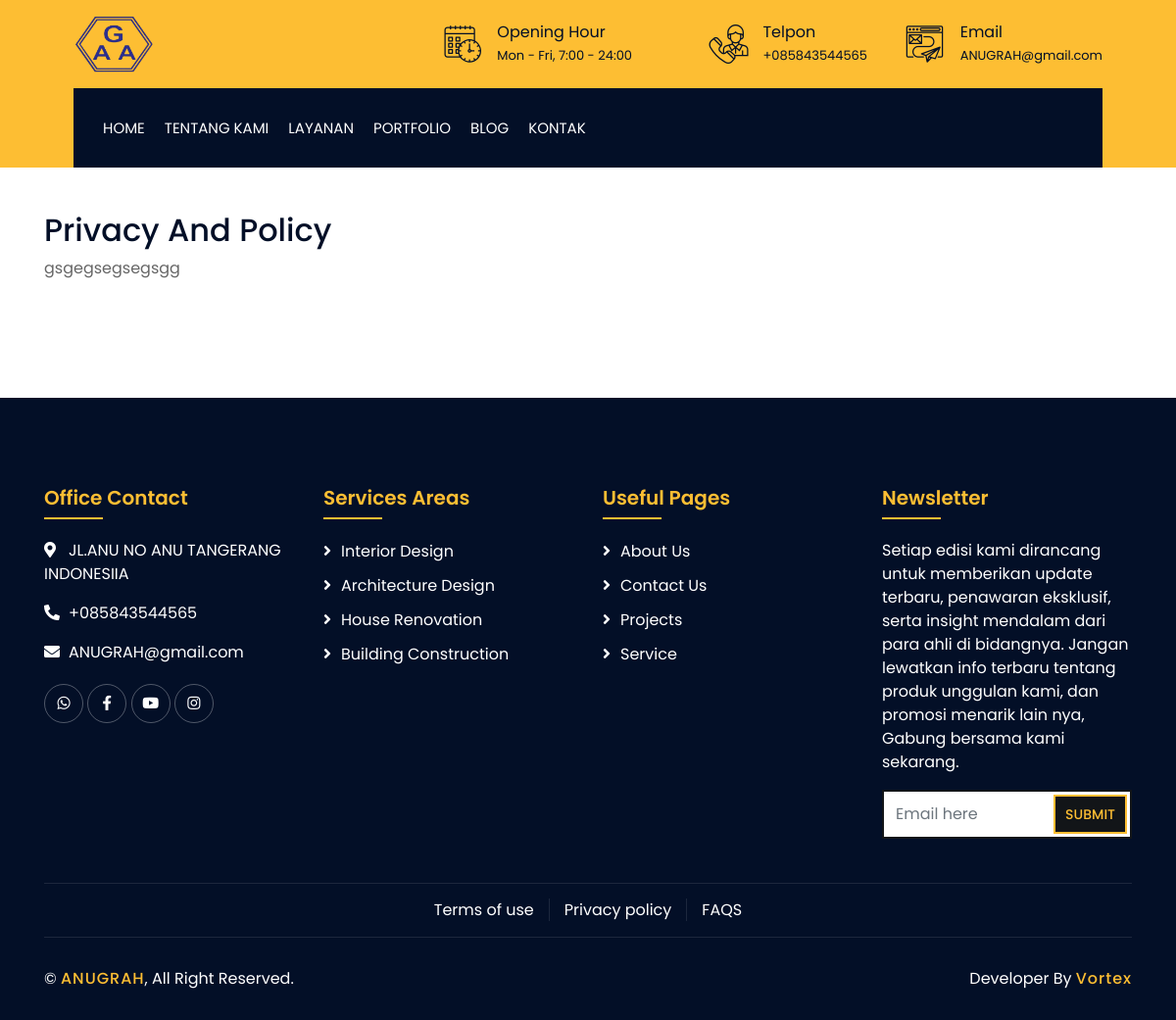
Screenshot of /index.php/main/privacy with the database file from the repository.
### tables this page shows
CREATE TABLE `set_app` (
  `id` int NOT NULL,
  `app_name` varchar(100) NOT NULL,
  `title` varchar(190) NOT NULL,
  `deskripsi` varchar(190) NOT NULL,
  `email` varchar(100) NOT NULL,
  `telpon` varchar(20) NOT NULL,
  `logo` varchar(100) NOT NULL,
  `addres` varchar(100) NOT NULL,
  `keyword` varchar(225) NOT NULL,
  `map` text NOT NULL,
  `favicon` varchar(160) NOT NULL
);

CREATE TABLE `set_privacy` (
  `id` int NOT NULL,
  `title` varchar(221) NOT NULL,
  `body` longtext NOT NULL
);

CREATE TABLE `tbl_service` (
  `id` int NOT NULL,
  `title` varchar(190) NOT NULL,
  `body` text NOT NULL,
  `images` text NOT NULL,
  `private` int NOT NULL,
  `slug` varchar(225) NOT NULL,
  `meta_deskripsi` varchar(190) NOT NULL,
  `keyword` varchar(225) NOT NULL
);

### application/controllers/Main.php (called while the page is built, shortened)
<?php
class Main extends CI_Controller
{
    public function __construct()
    {
        $this->load->model('Main_m', 'models');
    }
    function static()
    {
        $data['header'] = 'pages/public/builder/header';
        $data['nav'] = 'pages/public/builder/nav';
        $data['footer'] = 'pages/public/builder/footer';
        return $data;
    }
    public function privacy()
    {
        $blog_title = $this->models->fetc_where_data('tbl_meta_pages', 'pages', 'PRIVACY');
        $data['body'] = 'pages/public/builder/component/privacy';
        $data['static'] = $this->static();
        $data['seo_title'] = $blog_title['meta_title'];
        $data['seo_deskripsi'] = app('deskripsi');
        $data['seo_keyword'] = app('keyword');
        $data['robots'] = 'all, index, follow';
        $data['ogImages'] = base_url('assets/public/img/') . app('logo');
        $data['ogAlt'] = 'all, index, follow';
        $data['meta_blog'] = $this->models->fetc_where_data('tbl_meta_pages', 'pages', 'BLOG');
        $data['breadcump_1'] = $this->uri->segment(1);
        $data['field'] = $this->models->fetc_where_data('set_privacy', 'id', 1);
        $this->load->view('main', $data);
    }
}

### index.php (called while the page is built, shortened)
<?php
require_once BASEPATH.'core/CodeIgniter.php';

### application/helpers/app_helper.php (called while the page is built, shortened)
<?php
function app($x)
{
    $ci = get_instance();
    $q = $ci->db->get_where('set_app', ['id' => 1])->row_array();
    if ($x == 'telpon') {
        $r = $q['telpon'];
    } elseif (($x == 'email')) {
        $r = $q['email'];
    } elseif (($x == 'app_name')) {
        $r = $q['app_name'];
    } elseif (($x == 'logo')) {
        $r = $q['logo'];
    } elseif (($x == 'addres')) {
        $r = $q['addres'];
    } elseif (($x == 'app_name')) {
        $r = $q['app_name'];
    } elseif (($x == 'deskripsi')) {
        $r = $q['deskripsi'];
    } elseif (($x == 'keyword')) {
        $r = $q['keyword'];
    } elseif (($x == 'title')) {
        $r = $q['title'];
    } elseif (($x == 'map')) {
        $r = $q['map'];
    } elseif (($x == 'favicon')) {
        $r = $q['favicon'];
    }
    return $r;
}
function media($x)
{
    $ci = get_instance();
    $q = $ci->db->get_where('set_media', ['media' => $x])->row_array();
    return $q['link'];
}
function get_db($table)
{
    $ci = get_instance();
    $ci->db->limit(6);
    $ci->db->order_by('id', 'DESC');
    $q = $ci->db->get($table)->result();
    return $q;
}

### application/models/Main_m.php (called while the page is built, shortened)
<?php defined('BASEPATH') or exit('No direct script access allowed');
class Main_m extends CI_Model
{
    public function fetc_where_data($table, $where, $field)
    {
        $query = $this->db->get_where($table, [$where => $field])->row_array();
        return $query;
    }
}

### application/views/pages/public/builder/component/privacy.php (the view, shortened to what this page needs)
<div class="single">
    <div class="container">
        <div class="row">
            <div class="col-lg-12">
                <div class="single-content wow fadeInUp">
                    <h2><?= $field['title'] ?></h2>
                    <?= $field['body'] ?>
                </div>
            </div>
        </div>
    </div>
</div>

### application/views/pages/public/builder/nav.php (shortened to what this page needs)
<div class="wrapper">
    <div class="top-bar">
        <div class="container-fluid">
            <div class="row align-items-center">
                <div class="col-lg-4 col-md-12">
                    <div class="logo">
                        <a href="index.html">
                            <img src="<?= htmlentities(base_url('assets/public/img/') . app('logo'), ENT_QUOTES) ?>"
                                alt="<?= htmlentities(app('app_name')) ?>">
                        </a>
                    </div>
                </div>
                <div class="col-lg-8 col-md-7 d-none d-lg-block">
                    <div class="row">
                        <div class="col-4">
                            <div class="top-bar-item">
                                <div class="top-bar-icon">
                                    <i class="flaticon-calendar"></i>
                                </div>
                                <div class="top-bar-text">
                                    <h3>Opening Hour</h3>
                                    <p>Mon - Fri, 7:00 - 24:00</p>
                                </div>
                            </div>
                        </div>
                        <div class="col-4">
                            <div class="top-bar-item">
                                <div class="top-bar-icon">
                                    <i class="flaticon-call"></i>
                                </div>
                                <div class="top-bar-text">
                                    <h3>Telpon</h3>
                                    <p>+<?= app('telpon') ?></p>
                                </div>
                            </div>
                        </div>
                        <div class="col-4">
                            <div class="top-bar-item">
                                <div class="top-bar-icon">
                                    <i class="flaticon-send-mail"></i>
                                </div>
                                <div class="top-bar-text">
                                    <h3>Email</h3>
                                    <p><?= app('email') ?></p>
                                </div>
                            </div>
                        </div>
                    </div>
                </div>
            </div>
        </div>
    </div>
    <div class="nav-bar">
        <div class="container-fluid">
            <nav class="navbar navbar-expand-lg bg-dark navbar-dark">
                <div class="collapse navbar-collapse justify-content-between" id="navbarCollapse">
                    <div class="navbar-nav mr-auto">
                        <a href="<?= base_url() ?>" class="nav-item nav-link <?php if ($this->uri->segment(1) == '') {
                                                                                    echo 'active';
                                                                                } ?>">Home</a>
                        <a href="<?= htmlentities(base_url('about'), ENT_QUOTES) ?>"
                            class="nav-item nav-link <?php if ($this->uri->segment(1) == 'about') {
                                                                                                                    echo 'active';
                                                                                                                } ?>">Tentang
                            Kami</a>
                        <a href="<?= htmlentities(base_url('service'), ENT_QUOTES) ?>"
                            class="nav-item nav-link <?php if ($this->uri->segment(1) == 'service') {
                                                                                                                    echo 'active';
                                                                                                                } ?>">Layanan</a>
                        <a href="<?= htmlentities(base_url('portfolio'), ENT_QUOTES) ?>"
                            class="nav-item nav-link <?php if ($this->uri->segment(1) == 'portfolio') {
                                                                                                                        echo 'active';
                                                                                                                    } ?>">Portfolio</a>
                        <a href="<?= htmlentities(base_url('blog'), ENT_QUOTES) ?>" class="nav-item nav-link <?php if ($this->uri->segment(1) == 'blog') {
                                                            echo 'active';
                                                        } ?>">Blog</a>
                        <a href="<?= htmlentities(base_url('contact'), ENT_QUOTES) ?>"
                            class="nav-item nav-link">Kontak</a>
                    </div>
                </div>
            </nav>
        </div>
    </div>

### application/views/pages/public/builder/footer.php (shortened to what this page needs)
<link rel="stylesheet" type="text/css"
    href="https://cdnjs.cloudflare.com/ajax/libs/toastr.js/latest/css/toastr.min.css">
<div class="footer wow fadeIn" data-wow-delay="0.3s">
    <div class="container">
        <div class="row">
            <div class="col-md-6 col-lg-3">
                <div class="footer-contact">
                    <h2>Office Contact</h2>
                    <p><i class="fa fa-map-marker-alt"></i><?= htmlentities(app('addres')) ?></p>
                    <p><i class="fa fa-phone-alt"></i>+<?= htmlentities(app('telpon'))  ?></p>
                    <p><i class="fa fa-envelope"></i><?= htmlentities(app('email'))  ?></p>
                    <div class="footer-social">
                        <a href="<?= htmlentities(media('WHATSAPP'), ENT_QUOTES)  ?>"><i
                                class="fab fa-whatsapp"></i></a>
                        <a href="<?= htmlentities(media('FACEBOOK'), ENT_QUOTES)  ?>"><i
                                class="fab fa-facebook-f"></i></a>
                        <a href="<?= htmlentities(media('YOUTUBE'), ENT_QUOTES)  ?>"><i
                                class="fab fa-youtube"></i></a>
                        <a href="<?= htmlentities(media('INSTAGRAM'), ENT_QUOTES)  ?>"><i
                                class="fab fa-instagram"></i></a>
                    </div>
                </div>
            </div>
            <div class="col-md-6 col-lg-3">
                <div class="footer-link">
                    <h2>Services Areas</h2>
                    <?php foreach (get_db('tbl_service') as $service): ?>
                        <a
                            href="<?= htmlentities(base_url('service/') . $service->slug, ENT_QUOTES)  ?>"><?= htmlentities($service->title) ?></a>
                    <?php endforeach ?>
                </div>
            </div>
            <div class="col-md-6 col-lg-3">
                <div class="footer-link">
                    <h2>Useful Pages</h2>
                    <a href="<?= htmlentities(base_url('about'), ENT_QUOTES) ?>">About Us</a>
                    <a href="<?= htmlentities(base_url('contact'), ENT_QUOTES)  ?>">Contact Us</a>
                    <a href="<?= htmlentities(base_url('portfolio'), ENT_QUOTES)  ?>">Projects</a>
                    <a href="<?= htmlentities(base_url('service'), ENT_QUOTES)  ?>">Service</a>
                </div>
            </div>
            <div class="col-md-6 col-lg-3">
                <div class="newsletter">
                    <h2>Newsletter</h2>
                    <p>
                        Setiap edisi kami dirancang untuk memberikan update terbaru, penawaran eksklusif, serta
                        insight mendalam dari para ahli di bidangnya. Jangan lewatkan info terbaru tentang produk
                        unggulan kami, dan promosi menarik lain nya, Gabung bersama kami sekarang.
                    </p>
                    <div class="form">
                        <form id="formNewslater">
                            <input class="form-control" type="email" name="email" placeholder="Email here">
                            <button class="btn" id="sendNewslater">Submit</button>
                        </form>
                    </div>
                </div>
            </div>
        </div>
    </div>
    <div class="container footer-menu">
        <div class="f-menu">
            <a href="<?= htmlentities(base_url('terms'), ENT_QUOTES)  ?>">Terms of use</a>
            <a href="<?= htmlentities(base_url('privacy'), ENT_QUOTES)  ?>">Privacy policy</a>
            <a href="<?= htmlentities(base_url('faqs'), ENT_QUOTES) ?>">FAQS</a>
        </div>
    </div>
    <div class="container copyright">
        <div class="row">
            <div class="col-md-6">
                <p>&copy; <a href="javascript:void()"><?= app('app_name') ?></a>, All Right Reserved.</p>
            </div>
            <div class="col-md-6">
                <p>Developer By <a href="https://vortex.com">Vortex</a></p>
            </div>
        </div>
    </div>
</div>
</div>

### rows the page displays
set_app: logo (picture), telpon "085843544565", email "ANUGRAH@gmail.com", addres "JL.ANU NO ANU TANGERANG INDONESIIA", app_name "ANUGRAH"
set_privacy: title "Privacy And Policy", body "gsgegsegsegsgg"
tbl_service: title "Interior Design"
tbl_service: title "Architecture Design"
tbl_service: title "House Renovation"
tbl_service: title "Building Construction"
